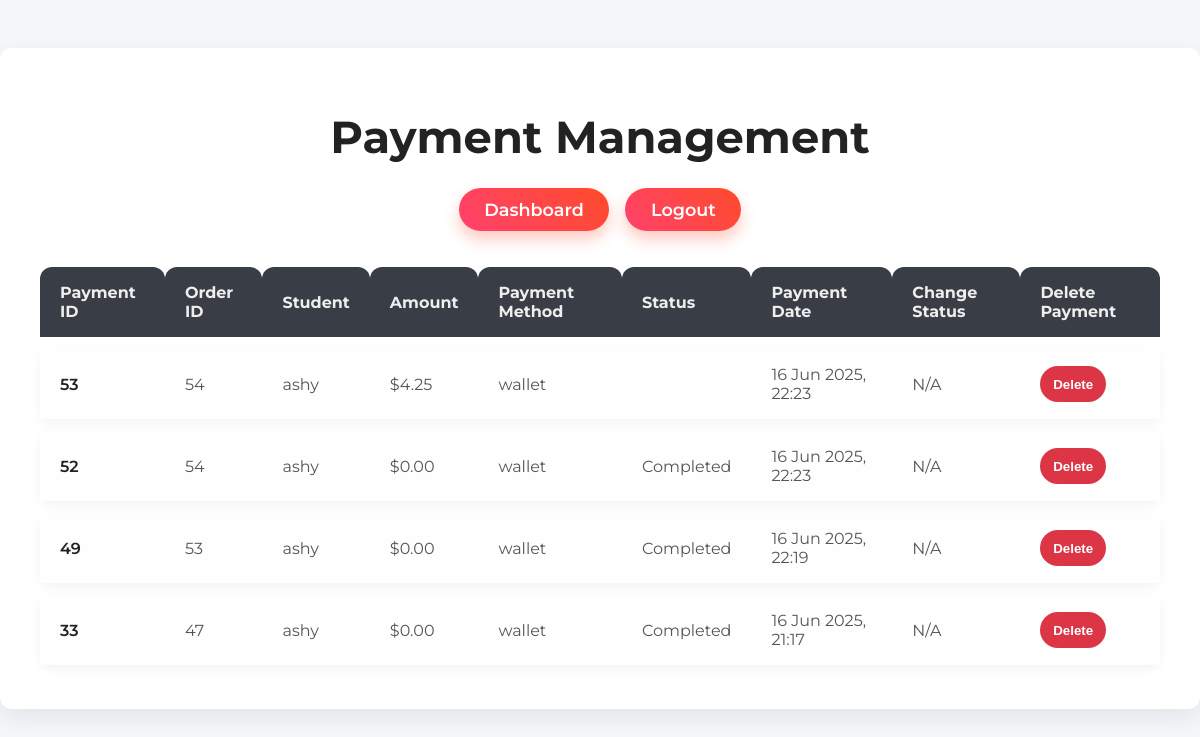
The page /admin/payment_management.php (signed in) on the database its author committed.
### tables this page shows
CREATE TABLE IF NOT EXISTS `payments` (
  `id` int NOT NULL AUTO_INCREMENT,
  `order_id` int NOT NULL,
  `user_id` int NOT NULL,
  `amount` decimal(10,2) NOT NULL,
  `payment_method` varchar(50) DEFAULT NULL,
  `status` enum('Pending','Completed','Failed') DEFAULT 'Pending',
  `payment_date` timestamp NULL DEFAULT CURRENT_TIMESTAMP,
  `change_given` decimal(10,2) NOT NULL DEFAULT '0.00',
  `cash_received` decimal(10,2) NOT NULL DEFAULT '0.00',
  PRIMARY KEY (`id`),
  KEY `order_id` (`order_id`),
  KEY `user_id` (`user_id`)
);

CREATE TABLE IF NOT EXISTS `users` (
  `id` int NOT NULL AUTO_INCREMENT,
  `username` varchar(50) NOT NULL,
  `email` varchar(100) NOT NULL,
  `password_hash` varchar(255) NOT NULL,
  `role_id` int NOT NULL,
  `created_at` timestamp NULL DEFAULT CURRENT_TIMESTAMP,
  `wallet_balance` decimal(10,2) NOT NULL DEFAULT '0.00',
  `phone` varchar(20) DEFAULT NULL,
  `address` text,
  `residence` varchar(20) DEFAULT NULL,
  `level` varchar(3) DEFAULT NULL,
  `client_id` varchar(8) DEFAULT NULL,
  `profile_pic` varchar(255) DEFAULT 'icons/download.jpeg',
  `total_spend` decimal(10,2) DEFAULT NULL,
  PRIMARY KEY (`id`),
  UNIQUE KEY `username` (`username`),
  UNIQUE KEY `email` (`email`),
  KEY `role_id` (`role_id`),
  KEY `fk_client_id` (`client_id`)
);

### admin/payment_management.php (the view, shortened to what this page needs)
<?php
require_once '../config.php';
$query = 'SELECT p.id, p.order_id, p.user_id, u.username, p.amount, p.payment_method, p.status, p.payment_date, o.total_amount FROM payments p JOIN users u ON p.user_id = u.id JOIN orders o ON p.order_id = o.id ORDER BY p.payment_date DESC';
$stmt = $pdo->query($query);
$payments = $stmt->fetchAll(PDO::FETCH_ASSOC);
?>
<!DOCTYPE html>
<html lang="en">
<head>
</head>
<body>
    <div class="container">
        <h1>Payment Management</h1>
        <nav>
            <a href="dashboard.php">Dashboard</a>
            <a href="logout.php">Logout</a>
        </nav>
        <table>
            <thead>
                <tr>
                    <th>Payment ID</th>
                    <th>Order ID</th>
                    <th>Student</th>
                    <th>Amount</th>
                    <th>Payment Method</th>
                    <th>Status</th>
                    <th>Payment Date</th>
                    <th>Change Status</th>
                    <th>Delete Payment</th>
                </tr>
            </thead>
            <tbody>
                <?php foreach ($payments as $payment): ?>
                <tr>
                    <td><?= htmlspecialchars($payment['id']) ?></td>
                    <td><?= htmlspecialchars($payment['order_id']) ?></td>
                    <td><?= htmlspecialchars($payment['username']) ?></td>
                    <td>$<?= number_format($payment['amount'], 2) ?></td>
                    <td><?= htmlspecialchars($payment['payment_method']) ?></td>
                    <td><?= htmlspecialchars($payment['status']) ?></td>
                    <td><?= date('d M Y, H:i', strtotime($payment['payment_date'])) ?></td>
                    <td>
                        <?php if ($payment['payment_method'] === 'card'): ?>
                        <form class="status-form" method="POST" action="">
                            <input type="hidden" name="payment_id" value="<?= $payment['id'] ?>" />
                            <select name="status">
                                <option value="Pending" <?= $payment['status'] === 'Pending' ? 'selected' : '' ?>>Pending</option>
                                <option value="Completed" <?= $payment['status'] === 'Completed' ? 'selected' : '' ?>>Completed</option>
                                <option value="Failed" <?= $payment['status'] === 'Failed' ? 'selected' : '' ?>>Failed</option>
                            </select>
                            <button type="submit">Update</button>
                        </form>
                        <?php else: ?>
                        <span>N/A</span>
                        <?php endif; ?>
                    </td>
                    <td>
                        <form class="delete-form" method="POST" action="">
                            <button type="submit">Delete</button>
                        </form>
                    </td>
                </tr>
                <?php endforeach; ?>
            </tbody>
        </table>
    </div>
</body>
</html>

### admin/payment_management.php (style rules this page uses)
* { box-sizing: border-box; }
body { margin: 0; font-family: 'Montserrat', sans-serif; background: #f5f7fa; color: #333; }
.container { max-width: 1200px; margin: 3rem auto; background: #fff; padding: 2rem 2.5rem; border-radius: 12px; box-shadow: 0 8px 24px rgba(149, 157, 165, 0.2); }
h1 { font-weight: 700; font-size: 2.8rem; text-align: center; margin-bottom: 1.5rem; color: #222; }
nav { display: flex; justify-content: center; margin-bottom: 1.5rem; gap: 1rem; }
nav a { text-decoration: none; color: #fff; background: linear-gradient(45deg, #ff416c, #ff4b2b); padding: 0.7rem 1.6rem; border-radius: 50px; font-weight: 600; font-size: 1.1rem; box-shadow: 0 8px 15px rgba(255, 75, 43, 0.3); transition: background 0.4s ease, transform 0.3s ease, box-shadow 0.3s ease; position: relative; overflow: hidden; }
table { width: 100%; border-collapse: separate; border-spacing: 0 0.75rem; table-layout: auto; font-size: 1rem; }
thead th { background: #393e46; color: #eeeeee; font-weight: 700; text-align: left; padding: 1rem 1.25rem; border-top-left-radius: 12px; border-top-right-radius: 12px; user-select: none; }
tbody tr { background: #fefefe; box-shadow: 0 4px 12px rgba(0,0,0,0.05); border-radius: 10px; transition: transform 0.25s ease, box-shadow 0.25s ease; }
tbody td { padding: 1rem 1.25rem; vertical-align: middle; color: #555; }
tbody td:first-child { font-weight: 600; color: #222; }
form.delete-form { display: inline; }
form.delete-form button { padding: 0.5rem 0.8rem; background-color: #dc3545; border: none; border-radius: 50px; color: white; font-weight: 700; cursor: pointer; height: 36px; }

### rows shown on the page
payments: id "53", order "54", user.username "ashy", amount "4.25", payment_method "wallet", payment_date "16 Jun 2025, 22:23", shows "N/A"
payments: id "52", order "54", user.username "ashy", amount "0.00", payment_method "wallet", status "Completed", payment_date "16 Jun 2025, 22:23", shows "N/A"
payments: id "49", order "53", user.username "ashy", amount "0.00", payment_method "wallet", status "Completed", payment_date "16 Jun 2025, 22:19", shows "N/A"
payments: id "33", order "47", user.username "ashy", amount "0.00", payment_method "wallet", status "Completed", payment_date "16 Jun 2025, 21:17", shows "N/A"
